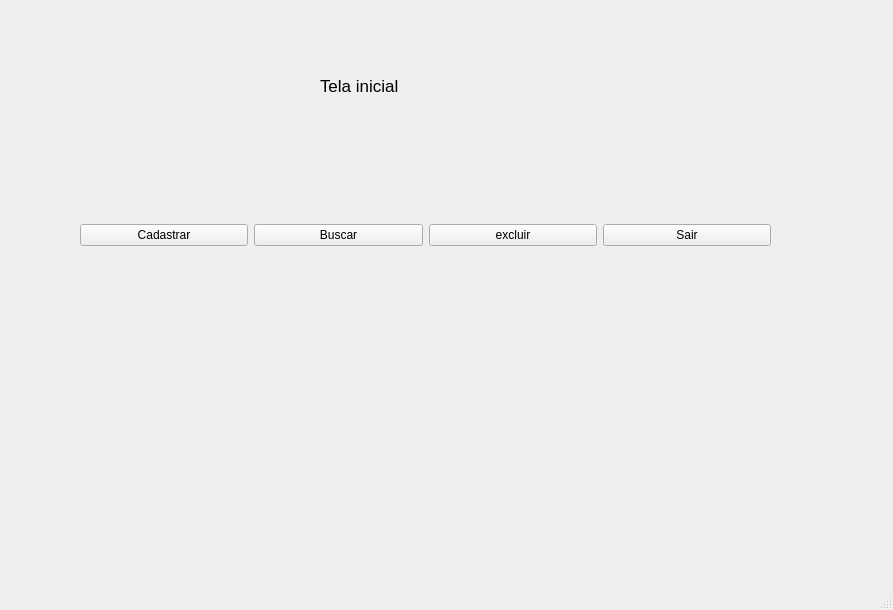
<?xml version="1.0" encoding="UTF-8"?>
<ui version="4.0">
 <class>MainWindow</class>
 <widget class="QMainWindow" name="MainWindow">
  <property name="geometry">
   <rect>
    <x>0</x>
    <y>0</y>
    <width>893</width>
    <height>610</height>
   </rect>
  </property>
  <property name="windowTitle">
   <string>MainWindow</string>
  </property>
  <widget class="QWidget" name="centralwidget">
   <widget class="QLabel" name="label">
    <property name="geometry">
     <rect>
      <x>320</x>
      <y>60</y>
      <width>121</width>
      <height>51</height>
     </rect>
    </property>
    <property name="font">
     <font>
      <pointsize>13</pointsize>
     </font>
    </property>
    <property name="text">
     <string>Tela inicial</string>
    </property>
   </widget>
   <widget class="QWidget" name="layoutWidget">
    <property name="geometry">
     <rect>
      <x>80</x>
      <y>210</y>
      <width>691</width>
      <height>51</height>
     </rect>
    </property>
    <layout class="QHBoxLayout" name="horizontalLayout">
     <item>
      <widget class="QPushButton" name="pushButton">
       <property name="text">
        <string>Cadastrar</string>
       </property>
      </widget>
     </item>
     <item>
      <widget class="QPushButton" name="pushButton_2">
       <property name="text">
        <string>Buscar</string>
       </property>
      </widget>
     </item>
     <item>
      <widget class="QPushButton" name="pushButton_4">
       <property name="text">
        <string>excluir</string>
       </property>
      </widget>
     </item>
     <item>
      <widget class="QPushButton" name="pushButton_3">
       <property name="text">
        <string>Sair</string>
       </property>
      </widget>
     </item>
    </layout>
   </widget>
  </widget>
  <widget class="QMenuBar" name="menubar">
   <property name="geometry">
    <rect>
     <x>0</x>
     <y>0</y>
     <width>893</width>
     <height>26</height>
    </rect>
   </property>
  </widget>
  <widget class="QStatusBar" name="statusbar"/>
 </widget>
 <resources/>
 <connections/>
</ui>
